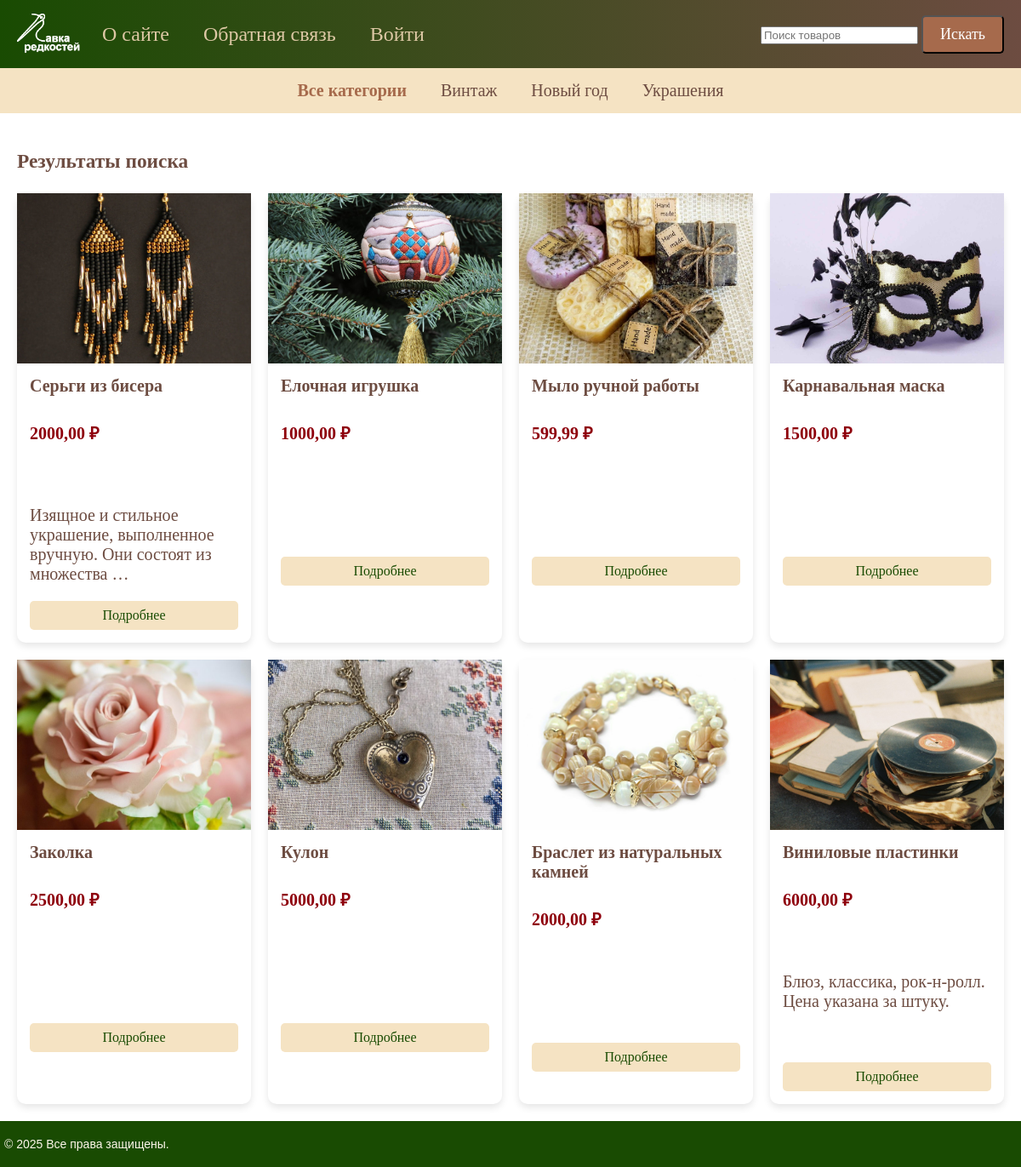
Page /products/search/ on the earlier database version.
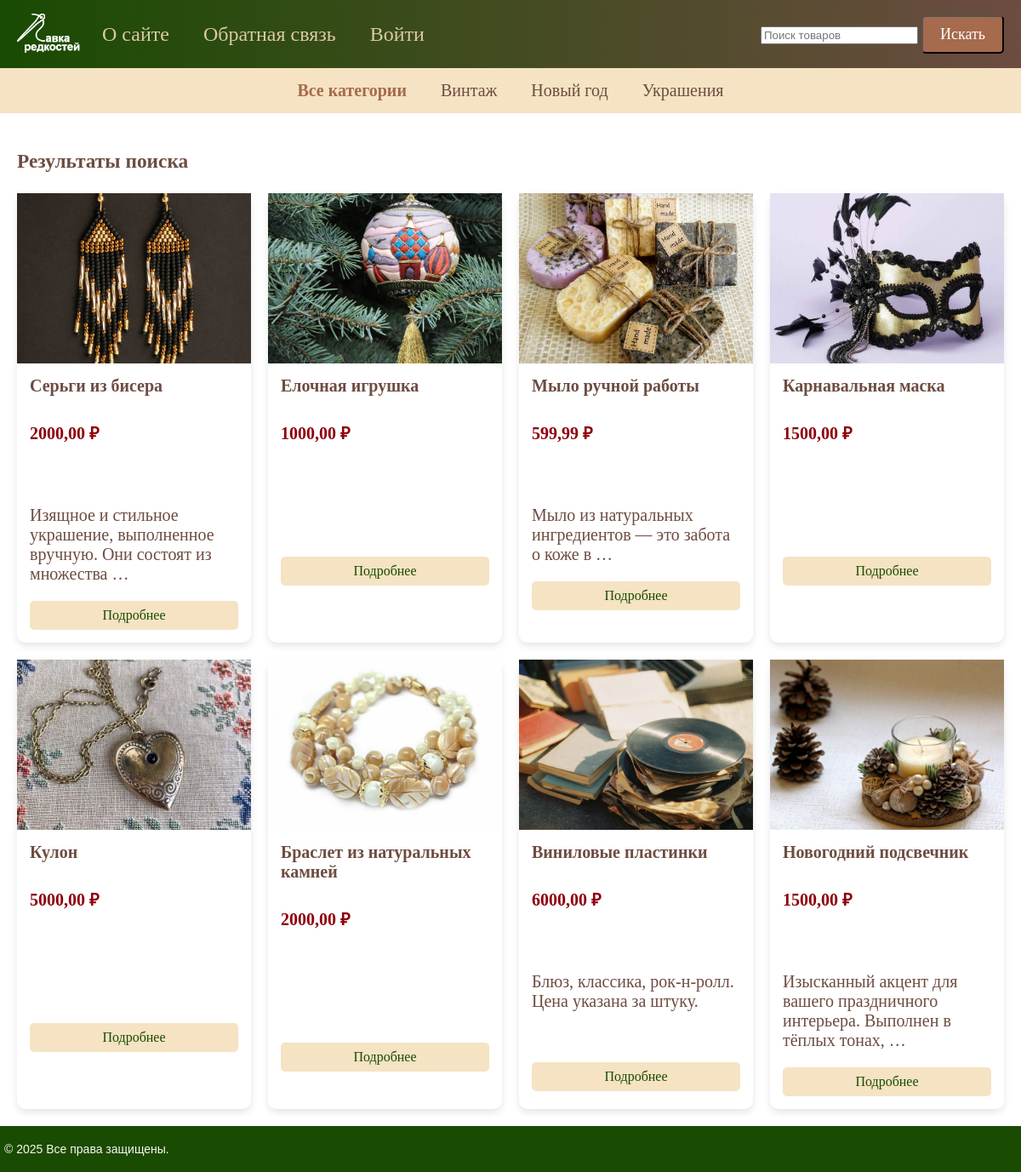
Same page on the later database version.
### products/models.py (models this page shows, shortened)
class Category(models.Model):
    name = models.CharField(max_length=100, db_index=True,
                            verbose_name="Загловок")
    slug = models.SlugField(max_length=255, unique=True, db_index=True,
                            verbose_name="Слаг")
    def get_absolute_url(self):
        return reverse('category', kwargs={'category_slug': self.slug})
    class Meta:
        verbose_name = 'Категория товаров'
        verbose_name_plural = 'Категории товаров'

class Product(models.Model):
    class Status(models.IntegerChoices):
        DRAFT = 0, 'Скрыто'
        PUBLISHED = 1, 'Опубликовано'
    objects = models.Manager()
    published = PublishedModel()
    title = models.CharField(max_length=255, verbose_name="Название")
    content = models.TextField(blank=True, verbose_name="Описание")
    price = models.DecimalField(max_digits=10, decimal_places=2,
                                blank=False, null=False, verbose_name="Цена")
    image = models.ImageField(upload_to="product_images/",
                              verbose_name="Изображение")
    is_published = models.BooleanField(
        choices=tuple(map(lambda x: (bool(x[0]), x[1]), Status.choices)),
        default=Status.DRAFT, verbose_name="Состояние")
    slug = models.SlugField(max_length=255, db_index=True, unique=True)
    category = models.ForeignKey(Category, on_delete=models.CASCADE,
                                 verbose_name="Категория")
    tags = models.ManyToManyField('TagProduct', blank=True,
                                  related_name='tags', verbose_name="Теги")
    class Meta:
        verbose_name = 'Товар'
        verbose_name_plural = 'Товары'

### products/views.py (the view)
# urls.py: path('search/', views.ProductSearchView.as_view(), name='product_search'),
class ProductSearchView(ListView):
    model = Product
    template_name = 'products/search.html'
    context_object_name = 'products'
    def get_queryset(self):
        query = self.request.GET.get('q', '').strip()
        return Product.published.filter(title__icontains=query)
    def get_context_data(self, **kwargs):
        context = super().get_context_data(**kwargs)
        context['title'] = 'Поиск товаров'
        context['query'] = self.request.GET.get('q', '').strip()
        return context

### core/templatetags/menu_tags.py (called while the page is built)
@register.inclusion_tag('core/menu.html')
def show_menu():
    menu = [
        {'title': "О сайте", 'url_name': 'about_us'},
        {'title': "Обратная связь", 'url_name': 'contact'},
        {'title': "Войти", 'url_name': 'login'},
    ]
    return {'menu': menu}

### products/converters.py (called while the page is built)
    def to_url(self, value):
        return value

### products/models.py (called while the page is built)
    def get_queryset(self):
        return super().get_queryset().filter(
            is_published=Product.Status.PUBLISHED)

### products/templatetags/products_tags.py (called while the page is built)
@register.inclusion_tag('products/list.html')
def show_categories(cat_selected=0):
    categories = Category.objects.annotate(
        total=Count("product")).filter(total__gt=0)
    return {"categories": categories, 'cat_selected': cat_selected}

### products/templates/products/search.html
{% extends 'base.html' %}
{% load static %}
{% block content %}
<div class="container">
    <h3>Результаты поиска</h3>
    {% if products %}
    <div class="grid">
        {% for p in products %}
        {% if p.is_published %}
        <div class="card">
            <img src="{{ p.image.url }}" alt="{{ p.title }}">
            <div class="card-body">
                <h5 class="card-title">{{ p.title }}</h5>
                <p class="product-price">{{ p.price }} ₽</p>
                {% autoescape off %}
                <p class="card-text">{{ p.content|linebreaks|truncatewords:10 }}</p>
                {% endautoescape %}
                <a href="{% url 'product_detail' p.slug %}" class="btn">Подробнее</a>
            </div>
        </div>
        {% endif %}
        {% endfor %}
    </div>
    {% else %}
    <p>Ничего не найдено.</p>
    {% endif %}
</div>
{% endblock %}

### templates/base.html (shortened to what this page needs)
{% load products_tags %}
{% load menu_tags %}
{% load static %}
<!DOCTYPE html>
<html>
<head>
	<link type="text/css" href="{% static 'core/css/styles.css' %}" rel="stylesheet" />
</head>
<body>
<table class="table-page" border=0 cellpadding="0" cellspacing="0">
<tr><td valign=top>
{% block mainmenu %}
<div class="header">
	{% show_menu %}
	<form method="GET" action="{% url 'product_search' %}" class="search-form">
		<input type="text" name="q" placeholder="Поиск товаров">
		<button type="submit" class="cta-button">Искать</button>
	</form>
</div>
{% endblock mainmenu %}
<div class="categories">
	<ul id="categories-list">
		{% if cat_selected == 0 or cat_selected is None %}
			<li class="selected">Все категории</li>
		{% else %}
			<li><a href="{% url 'home' %}">Все категории</a></li>
		{% endif %}
		{% show_categories cat_selected %}
	</ul>
</div>
	<div class="content-text">
{% block content %}{% endblock %}
	</div>
</td></tr></table>
<tr><td valign=top>
	<div id="footer">
		<p>&copy; 2025 Все права защищены.</p>
	</div>
</td></tr></table>
</body>
</html>

### core/templates/core/menu.html
<ul id="mainmenu" class="mainmenu">
    <li class="logo"><a href="{% url 'home' %}"><div class="logo"></div></a></li>
    {% for m in menu %}
        {% if forloop.last %}
            <li class="last"><a href="{% url m.url_name %}">{{ m.title }}</a></li>
        {% else %}
            <li><a href="{% url m.url_name %}">{{ m.title }}</a></li>
        {% endif %}
    {% endfor %}
</ul>

### products/templates/products/list.html
{% for cat in categories %}
    {% if cat.id == cat_selected %}
        <li class="selected">{{cat.name}}</li>
    {% else %}
        <li><a href="{{ cat.get_absolute_url }}">{{cat.name}}</a></li>
    {% endif %}
{% endfor %}

### core/static/core/css/styles.css (style rules this page uses)
html, body { font-family: 'Times New Roman'; margin: 0; padding: 0; height: 100%; width: 100%; color: #6D4C41; }
a { color: #6A8CA3; text-decoration: none; }
img { max-width: 600px; height: auto; }
.table-page { width: 100%; height: 100%; vertical-align: top; }
.table-page tr { height: 100%; }
.header { background: linear-gradient(to right, #194b02, #6D4C41); height: 80px; display: flex; justify-content: space-between; align-items: center; padding: 0 20px; }
.search-form { margin-left: 20px; }
.header .cta-button { background: #A66A4C; padding: 10px 20px; font-size: 18px; font-family: 'Times New Roman'; color: white; border-radius: 5px; text-decoration: none; transition: background-color 0.3s ease; }
.logo { background: url("/static/core/images/logo.png") no-repeat center center; background-size: contain; width: 80px; height: 70px; }
ul.mainmenu { list-style: none; margin: 0; padding: 0; height: 60px; display: flex; align-items: center; }
ul.mainmenu li { margin: 0 20px; position: relative; }
ul.mainmenu li.logo { margin: 0; }
ul.mainmenu li.last { float: right; }
ul.mainmenu li a { color: #ddc8a5; text-decoration: none; font-size: 24px; padding: 10px 0; transition: color 0.3s ease-in-out; }
.content-text { color: #6D4C41; font-size: 20px; font-family: Yandex Sans Display Light; }
#footer { box-sizing: border-box; background: #194b02; padding: 5px; color: #FDF6EC; font-size: 14px; font-family: Verdana, Geneva, Arial, Helvetica; text-align: left; overflow: hidden; }
.container { max-width: 1200px; margin: 0 auto; padding: 20px; }
.grid { display: grid; grid-template-columns: repeat(4, 1fr); gap: 20px; }
.card { background: white; border-radius: 10px; box-shadow: 0 4px 8px rgba(0, 0, 0, 0.1); height: 100%; display: flex; flex-direction: column; }
.card img { width: 100%; height: 200px; object-fit: cover; }
.card-body { display: flex; flex-direction: column; flex-grow: 1; padding: 15px; }
.card-title { font-size: 20px; margin: 0 0 10px; }
.card-text { font-size: 16px; color: #555; }
.btn { display: block; text-align: center; padding: 8px; background: #F5E3C3; color: #194b02; text-decoration: none; border-radius: 5px; transition: background-color 0.3s ease; font-family: 'Times New Roman'; font-size: 16px; }
.categories { background: #F5E3C3; padding: 15px 0; margin-top: 0; }
#categories-list { display: flex; justify-content: center; list-style: none; margin: 0; padding: 0; }
#categories-list li { margin: 0 20px; font-size: 20px; }
#categories-list li a { text-decoration: none; color: #6D4C41; transition: background-color 0.3s ease; }
#categories-list .selected { font-weight: bold; color: #A66A4C; }
.product-price { font-size: 20px; font-family: 'Georgia', serif; font-weight: bold; color: #8e000c; text-transform: uppercase; }

Differences in the rows shown:
removed Product: image (picture), title "Заколка", price "2500,00"
changed Product "Мыло ручной работы": content (not shown) → "Мыло из натуральных ингредиентов — это забота о коже в …"
added Product: image (picture), title "Новогодний подсвечник", price "1500,00", content "Изысканный акцент для вашего праздничного интерьера. Выполнен в тёплых тонах, …"
